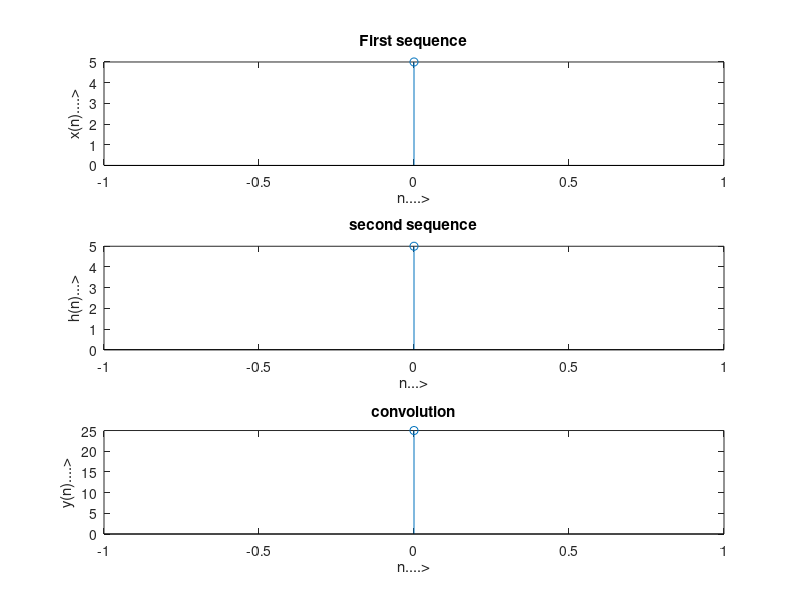

Source code (MATLAB):
clc,clear all,close all;
x=input('enter the input sequence of a signal x(n)');
h=input('enter the input sequence of a signal h(n)');

n1=length(x);
n2=length(h);
N=n1+n2-1;

x=[x,zeros(1,N-n1)];
h=[h,zeros(1,N-n2)];
y=zeros(1,N);

for n=1:N
  for k=1:n
    y(n)=y(n)+x(k)*h(n-k+1)

  endfor
endfor

disp(y);

ny=0:N-1
subplot(3,1,1);stem(ny,x);xlabel('n....>');ylabel('x(n)....>');title('First sequence');

subplot(3,1,2);stem(ny,h);xlabel('n...>');ylabel('h(n)...>');title('second sequence');

subplot(3,1,3);stem(ny,y);xlabel('n....>');ylabel('y(n)....>');title('convolution');

